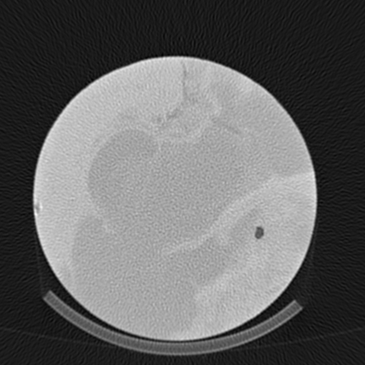
#> input picture 00480.png, 365 x 365 px, shrunk from 512 x 512 before the run, given in place of image_331.bmp, which was not available
$ jupyter execute morphology.ipynb
#> lines starting #> are read from the running program, lines starting #| are printed output that depends on the picture; after the words box and inside, x2 and y2 are one past the last pixel; in counts of white or black regions, pixels touching at a corner belong together; pictures that were not available may be replaced by others from this repository, and a replacement may not be noted
[cell 1]
import cv2
import numpy as np
import matplotlib.pyplot as plt

[cell 2]
image_path = '00648.png'
image_path = '01067.png'
image_path = 'image_331.bmp'
image = cv2.imread(image_path, cv2.IMREAD_GRAYSCALE)
#> image is the input picture: shape (365, 365); min 0, max 245, mean 99.5

[cell 3]
# Примените метод Оццу для бинаризации изображения
_, binary_mask = cv2.threshold(image, 0, 255, cv2.THRESH_BINARY + cv2.THRESH_OTSU)
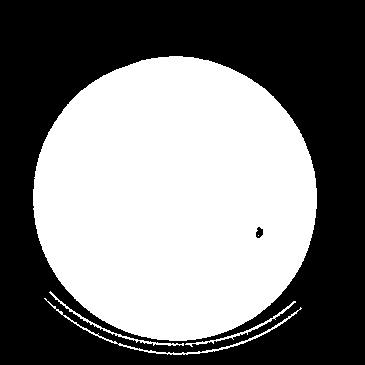
#> binary_mask: shape (365, 365); 48.5% white; 5 white regions (1 under 20 px), largest, box (x1, y1, x2, y2) and area: (33, 56, 317, 341) 63388, (44, 298, 302, 355) 580, (49, 291, 184, 346) 340, (185, 301, 296, 347) 292

# морфология, чтобы убрать нижнюю полоску и фон

# Создание ядра
kernel = np.ones((25, 25), np.uint8)
# Применение морфологии к бинарному изображению
opening = cv2.morphologyEx(binary_mask, cv2.MORPH_OPEN, kernel)
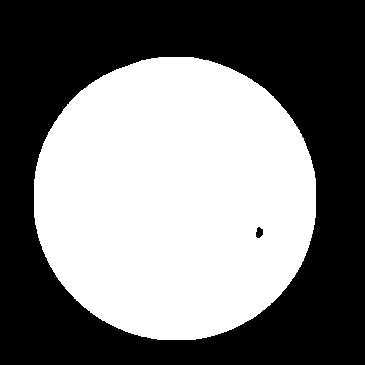
#> opening: shape (365, 365); 47.5% white; 1 white region

# Определите контуры для выделения круга
contours, _ = cv2.findContours(opening, cv2.RETR_EXTERNAL, cv2.CHAIN_APPROX_SIMPLE)
#> contours = 1 contour; box (x1, y1, x2, y2) and area: (34, 57, 316, 340) 62968

# Визуализируем результат
plt.figure(figsize=(10, 5))

plt.subplot(1, 3, 1)
plt.title("Original Image")
plt.imshow(image, cmap='gray')

plt.subplot(1, 3, 2)
plt.title("Binary Threshold")
plt.imshow(binary_mask, cmap='gray')

plt.subplot(1, 3, 3)
plt.title("After Morphology")
plt.imshow(opening, cmap='gray')

plt.show()
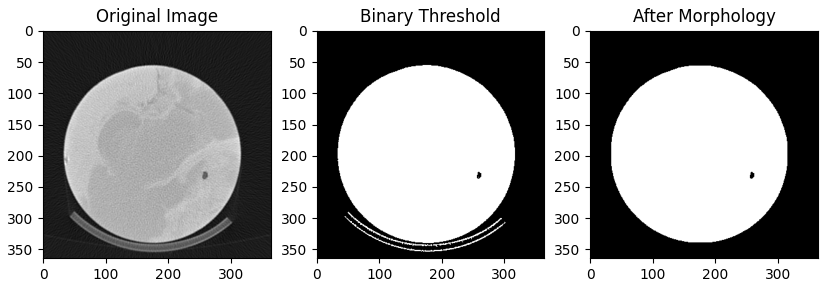
#> figure drawn by matplotlib, 3 panels
